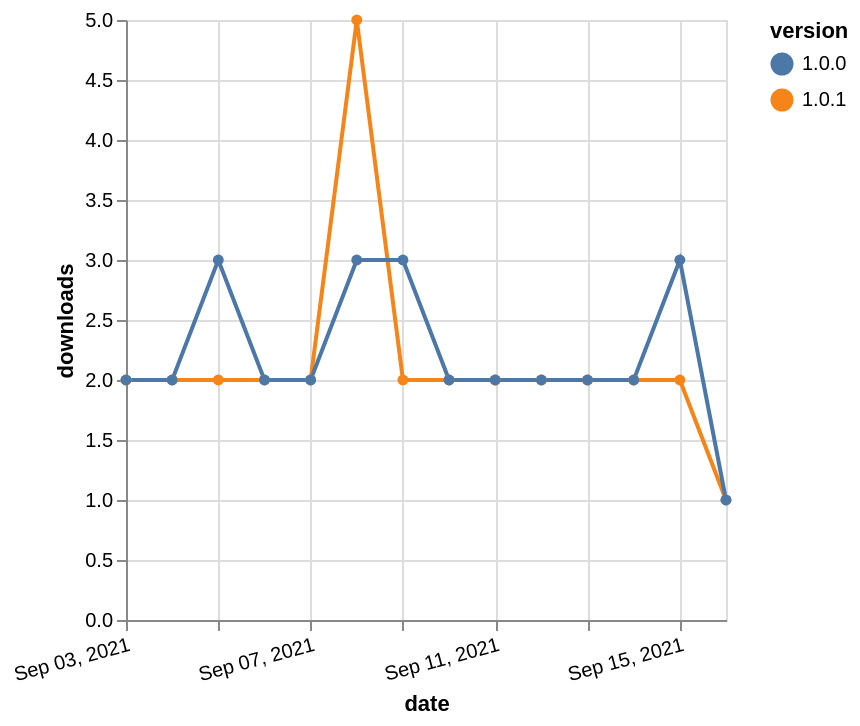

This figure's Vega-Lite source:
### Vega-Lite specification from a JSON file in a GitHub repository (floating-point values rounded to 4 significant figures)
{"$schema": "https://vega.github.io/schema/vega-lite/v5.json", "description": "A simple bar chart with embedded data.", "data": {"values": [{"date": "2021-09-03", "total": 2277, "delta": 2, "version": "1.0.1"}, {"date": "2021-09-04", "total": 2279, "delta": 2, "version": "1.0.1"}, {"date": "2021-09-05", "total": 2281, "delta": 2, "version": "1.0.1"}, {"date": "2021-09-06", "total": 2283, "delta": 2, "version": "1.0.1"}, {"date": "2021-09-07", "total": 2285, "delta": 2, "version": "1.0.1"}, {"date": "2021-09-08", "total": 2290, "delta": 5, "version": "1.0.1"}, {"date": "2021-09-09", "total": 2292, "delta": 2, "version": "1.0.1"}, {"date": "2021-09-10", "total": 2294, "delta": 2, "version": "1.0.1"}, {"date": "2021-09-11", "total": 2296, "delta": 2, "version": "1.0.1"}, {"date": "2021-09-12", "total": 2298, "delta": 2, "version": "1.0.1"}, {"date": "2021-09-13", "total": 2300, "delta": 2, "version": "1.0.1"}, {"date": "2021-09-14", "total": 2302, "delta": 2, "version": "1.0.1"}, {"date": "2021-09-15", "total": 2304, "delta": 2, "version": "1.0.1"}, {"date": "2021-09-16", "total": 2305, "delta": 1, "version": "1.0.1"}, {"date": "2021-09-03", "total": 3389, "delta": 2, "version": "1.0.0"}, {"date": "2021-09-04", "total": 3391, "delta": 2, "version": "1.0.0"}, {"date": "2021-09-05", "total": 3394, "delta": 3, "version": "1.0.0"}, {"date": "2021-09-06", "total": 3396, "delta": 2, "version": "1.0.0"}, {"date": "2021-09-07", "total": 3398, "delta": 2, "version": "1.0.0"}, {"date": "2021-09-08", "total": 3401, "delta": 3, "version": "1.0.0"}, {"date": "2021-09-09", "total": 3404, "delta": 3, "version": "1.0.0"}, {"date": "2021-09-10", "total": 3406, "delta": 2, "version": "1.0.0"}, {"date": "2021-09-11", "total": 3408, "delta": 2, "version": "1.0.0"}, {"date": "2021-09-12", "total": 3410, "delta": 2, "version": "1.0.0"}, {"date": "2021-09-13", "total": 3412, "delta": 2, "version": "1.0.0"}, {"date": "2021-09-14", "total": 3414, "delta": 2, "version": "1.0.0"}, {"date": "2021-09-15", "total": 3417, "delta": 3, "version": "1.0.0"}, {"date": "2021-09-16", "total": 3418, "delta": 1, "version": "1.0.0"}]}, "width": "container", "mark": {"type": "line", "point": {"filled": true}}, "encoding": {"x": {"field": "date", "type": "temporal", "timeUnit": "yearmonthdate", "title": "date", "axis": {"labelAngle": -15}}, "y": {"field": "delta", "type": "quantitative", "title": "downloads"}, "color": {"field": "version", "type": "nominal"}, "tooltip": {"field": "delta"}}}
